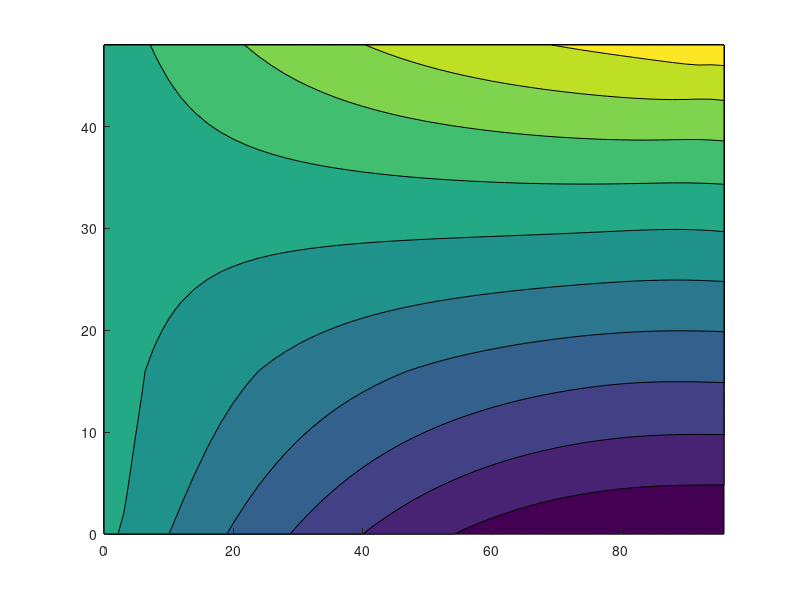

This chart was generated by the following MATLAB code: (Note: this script raises an error after producing the figure.)
%%%%%%% Created by Gaurav and Piyush (2023) %%%%%%%
clc;
clear all;
format shortG

%%%%%%%%%%%%%%%%%%%%%%%%%%%%
%%%%%%% Input Values %%%%%%%
%%%%%%%%%%%%%%%%%%%%%%%%%%%%
Lx = 96; %Total Length (mm)
Ly = 48; %Total Height (mm)
P = -500; %Point Load (N)
E1 = 25e3; E2 = 50e3; E3 = 100e3; %Young's Modulus (MPa)
E = [E1 E2 E3];
mu = 0.30; %Poisson's Ratio

%%%%%%%%%%%%%%%%%%%%%%%%%%%%%
%%%%%%% Mesh Generation %%%%%
%%%%%%%%%%%%%%%%%%%%%%%%%%%%%
% Number of Elements
numberElementsX = 48;
numberElementsY = 24;
numberElements = numberElementsX*numberElementsY;

% Element Size
deltaX = Lx/numberElementsX;
deltaY = Ly/numberElementsY;

% Total Nodes
nodesX = numberElementsX+1;
nodesY = numberElementsY+1;
numberNodes = nodesX*nodesY; 

% GDof: global number of degrees of freedom
GDof = 2*numberNodes; 

% nodal coordinates
node = [];
for j = 1:nodesY
    for i = 1:nodesX
        x = (i-1)*deltaX; y = (j-1)*deltaY;
        node = [node; x y];
    end
end
        
% connectivity
element = [];
for j = 1:numberElementsY
    for i = 1:numberElementsX
        i1 = i+(j-1)*nodesX;
        i2 = i1+1;
        i3 = i2+nodesX;
        i4 = i1+nodesX;
        element = [element; i1 i2 i3 i4];
    end
end

nodeCoordinates = node;
elementNodes = element;
xx = nodeCoordinates(:,1);
yy = nodeCoordinates(:,2);

%%%%%%%%%%%%%%%%%%%%%%%%%%%%%%%%%%%%%
%%%%%%% Global Stiffness Matrix %%%%%
%%%%%%%%%%%%%%%%%%%%%%%%%%%%%%%%%%%%%
stiffness = zeros(GDof);
thickness =1;

% Gauss point locations & Weights
gaussLocations = [ -0.577350269189626 -0.577350269189626;
                       0.577350269189626 -0.577350269189626;
                       0.577350269189626  0.577350269189626;
                      -0.577350269189626  0.577350269189626];
gaussWeights = [1;1;1;1];

for e = 1:numberElements
    indice = elementNodes(e,:);
    elementDof = [indice indice+numberNodes];
    ndof = length(indice);
    
        % cycle for Gauss point
    for q = 1:size(gaussWeights,1)
        GaussPoint = gaussLocations(q,:);
        xi = GaussPoint(1);
        eta = GaussPoint(2);
        
        % shape functions and derivatives
        shapeFunction = 1/4*[(1-xi)*(1-eta); (1+xi)*(1-eta);
            (1+xi)*(1+eta); (1-xi)*(1+eta)];
        
        naturalDerivatives = 1/4*[
            -(1-eta), -(1-xi); 1-eta,   -(1+xi);
            1+eta ,    1+xi; -(1+eta),  1-xi];
        
        % Jacobian Matrix
        Jacob = nodeCoordinates(indice,:)'*naturalDerivatives;
        invJacobian = inv(Jacob);
        XYderivatives = naturalDerivatives*invJacobian';

        
        % Strain Displacement matrix (B Matrix)
        B = zeros(3,2*ndof);
        B(1,1:ndof)         = XYderivatives(:,1)';
        B(2,ndof+1:2*ndof)  = XYderivatives(:,2)';
        B(3,1:ndof)         = XYderivatives(:,2)';
        B(3,ndof+1:2*ndof)  = XYderivatives(:,1)';
        
        % Material Matrix (D Matrix)
        if e <= numberElements/3
        D = E(1)/(1-mu^2)*[1 mu 0;mu 1 0;0 0 (1-mu)/2];
        elseif (numberElements/3 < e)&&(e <= 2*numberElements/3)
        D = E(2)/(1-mu^2)*[1 mu 0;mu 1 0;0 0 (1-mu)/2];
        elseif (2*numberElements/3 < e)&&(e <= numberElements)
        D = E(3)/(1-mu^2)*[1 mu 0;mu 1 0;0 0 (1-mu)/2];
        end
        
        % Element stiffness matrix at Particular Gauss Point (K Matrix)
        stiffness(elementDof,elementDof) = ...
            stiffness(elementDof,elementDof) + ...
            B'*D*B*thickness*gaussWeights(q)*det(Jacob);
    end
    
 end
    
% Boundary Conditions 
fixedNodeX = find(nodeCoordinates(:,1)==0);  % fixed in XX
fixedNodeY = find(nodeCoordinates(:,1)==0);  % fixed in YY
prescribedDof = [fixedNodeX; fixedNodeY+numberNodes];

% Force vector (Point load applied at Beam End)
force = zeros(GDof,1);
force(2*numberNodes) = P;

%%%%%%%%%%%%%%%%%%%%%%%%%%%%%%%%%%%%%
%%%%%%%% Displacement Vector %%%%%%%%
%%%%%%%%%%%%%%%%%%%%%%%%%%%%%%%%%%%%%

activeDof = setdiff((1:GDof)', prescribedDof);
stiffnessactive = stiffness(activeDof,activeDof);
U = stiffness(activeDof,activeDof)\force(activeDof);
displacements = zeros(GDof,1);
displacements(activeDof) = U;

% Displacement Print
disp('Displacements')
jj = 1:GDof; format("default")
f = [jj; displacements'];
fprintf('node U\n')
fprintf('%3d %12.8f\n',f)
UX = displacements(1:numberNodes);
UY = displacements(numberNodes+1:GDof);

%%%%%%%%%%%%%%%%%%%%%%%%%%%%%%%%%%%%%%%%%
%%%%%%%% Stress Matrix at Nodes %%%%%%%%%
%%%%%%%%%%%%%%%%%%%%%%%%%%%%%%%%%%%%%%%%%
nodeLocations = [-1 -1;1 -1;1 1;-1 1];
stressExtr = zeros(numberElements,size(nodeLocations,1),3);
strainExtraaa = zeros(numberElements,size(nodeLocations,1),3);

for e = 1:numberElements
    indice3 = elementNodes(e,:);
    elementDof2 = [ indice3 indice3+numberNodes ];
    nn = length(indice3);

    for q = 1:size(gaussWeights,1)
        pt = nodeLocations(q,:);
        xi = pt(1);
        eta = pt(2);

        % shape functions and derivatives
        shapeFunction = 1/4*[(1-xi)*(1-eta); (1+xi)*(1-eta);
            (1+xi)*(1+eta); (1-xi)*(1+eta)];

        naturalDerivatives = 1/4*[
            -(1-eta), -(1-xi); 1-eta,   -(1+xi);
            1+eta ,    1+xi; -(1+eta),  1-xi];

        % Jacobian Matrix
        Jacob = nodeCoordinates(indice3,:)'*naturalDerivatives;
        invJacobian = inv(Jacob);
        XYderivatives = naturalDerivatives*invJacobian';

        % Material Matrix (D Matrix)         
        if e <= numberElements/3
        D = E(1)/(1-mu^2)*[1 mu 0;mu 1 0;0 0 (1-mu)/2];
        elseif (numberElements/3 < e)&&(e <= 2*numberElements/3)
        D = E(2)/(1-mu^2)*[1 mu 0;mu 1 0;0 0 (1-mu)/2];
        elseif (2*numberElements/3 < e)&&(e <= numberElements)
        D = E(3)/(1-mu^2)*[1 mu 0;mu 1 0;0 0 (1-mu)/2];
        end

        %  B matrix
        B = zeros(3,2*nn);
        B(1,1:nn)       = XYderivatives(:,1)';
        B(2,nn+1:2*nn)  = XYderivatives(:,2)';
        B(3,1:nn)       = XYderivatives(:,2)';
        B(3,nn+1:2*nn)  = XYderivatives(:,1)';

        % Strain Vector (at Nodes)
        strainExtr = B*displacements(elementDof2);
        strainExtraaa(e,q,:) = strainExtr;
        % Stress Vector (at Nodes)
        stressExtr(e,q,:) = D*strainExtr;
    end
end

% stress averaging at nodes
stressAvg = zeros(numberNodes,3);
for i = 1:3
    currentStress = stressExtr(:,:,i);
    for n = 1:numberNodes
        idx = find(n==elementNodes);
            stressAvg(n,i) = sum(currentStress(idx))/length(currentStress(idx));
    end
end

% strain averaging at nodes
strainAvg = zeros(numberNodes,3);
for i = 1:3
    currentStrain = strainExtraaa(:,:,i);
    for n = 1:numberNodes
        idx = find(n==elementNodes);
            strainAvg(n,i) = sum(currentStrain(idx))/length(currentStrain(idx));
    end
end

%%%%%%%%%%%%%%%%%%%%%%%%%%%%%%%%%%%%%%%%%
%%%%%%%% Displacements Contours %%%%%%%%%
%%%%%%%%%%%%%%%%%%%%%%%%%%%%%%%%%%%%%%%%%
[X,Y]=meshgrid(0:deltaX:Lx,0:deltaY:Ly);
displacementsxx_raw=displacements(1:end/2);
displacementsyy_raw=displacements(end/2+1:end);
displacementsxx=reshape(displacementsxx_raw,numberElementsX+1,numberElementsY+1);
displacementsyy=reshape(displacementsyy_raw,numberElementsX+1,numberElementsY+1);
figure;
displacementsxx_contour = contourf(X,Y,displacementsxx','edgecolor','none');
shading interp
colorbar
title('Displacement xx Contour')
axis equal
figure;
displacementsyy_contour = contourf(X,Y,displacementsyy','edgecolor','none');
shading interp
colorbar
title('Displacement yy Contour')
axis equal


%%%%%%%%%%%%%%%%%%%%%%%%%%%%%%%%%%
%%%%%%%% Stress Contours %%%%%%%%%
%%%%%%%%%%%%%%%%%%%%%%%%%%%%%%%%%%

[X,Y]=meshgrid(0:deltaX:Lx,0:deltaY:Ly);
Stressmesh1xx_raw=stressAvg(:,1);
Stressmesh1yy_raw=stressAvg(:,2);
Stressmesh1xy_raw=stressAvg(:,3);
Stressmesh1xx=reshape(Stressmesh1xx_raw,numberElementsX+1,numberElementsY+1);
Stressmesh1yy=reshape(Stressmesh1yy_raw,numberElementsX+1,numberElementsY+1);
Stressmesh1xy=reshape(Stressmesh1xy_raw,numberElementsX+1,numberElementsY+1);
figure;
Stressmesh1xx_contour = contourf(X,Y,Stressmesh1xx','edgecolor','none');
shading interp
colorbar
title('Stress σxx Contour')
axis equal
figure;
Stressmesh1yy_contour = contourf(X,Y,Stressmesh1yy','edgecolor','none');
shading interp
colorbar
title('Stress σyy Contour')
axis equal
figure;
Stressmesh1xy_contour = contourf(X,Y,Stressmesh1xy','edgecolor','none');
shading interp
colorbar
title('Stress 𝜏xy Contour')
axis equal

%%%%%%%%%%%%%%%%%%%%%%%%%%%%%%%%%%
%%%%%%%% Strain Contours %%%%%%%%%
%%%%%%%%%%%%%%%%%%%%%%%%%%%%%%%%%%

[X,Y]=meshgrid(0:deltaX:Lx,0:deltaY:Ly);
Strainmesh1xx_raw=strainAvg(:,1);
Strainmesh1yy_raw=strainAvg(:,2);
Strainmesh1xy_raw=strainAvg(:,3);
Strainmesh1xx=reshape(Strainmesh1xx_raw,numberElementsX+1,numberElementsY+1);
Strainmesh1yy=reshape(Strainmesh1yy_raw,numberElementsX+1,numberElementsY+1);
Strainmesh1xy=reshape(Strainmesh1xy_raw,numberElementsX+1,numberElementsY+1);
figure;
Strainmesh1xx_contour = contourf(X,Y,Strainmesh1xx','edgecolor','none');
shading interp
colorbar
title('Strain εxx Contour')
axis equal
figure;
Strainmesh1yy_contour = contourf(X,Y,Strainmesh1yy','edgecolor','none');
shading interp
colorbar
title('Strain εyy Contour')
axis equal
figure;
Strainmesh1xy_contour = contourf(X,Y,Strainmesh1xy','edgecolor','none');
shading interp
colorbar
title('Strain ɣxy Contour')
axis equal